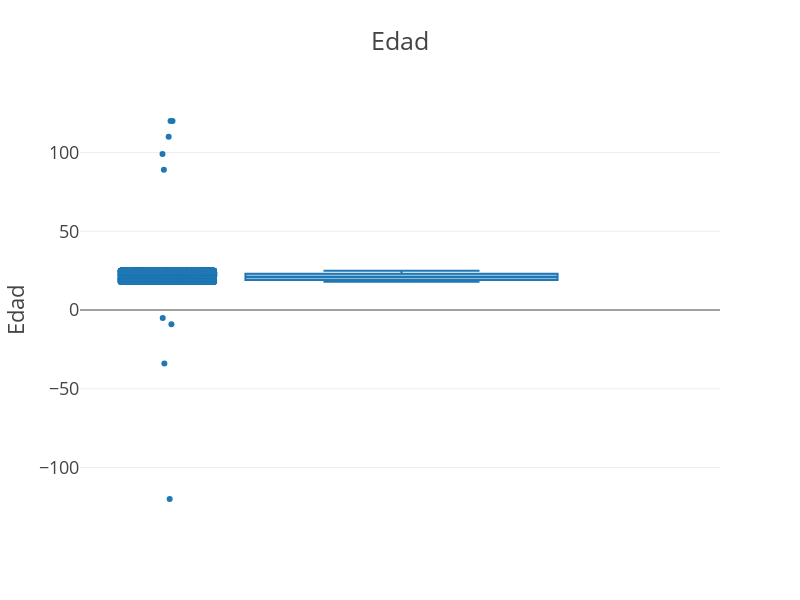

Write notebook code for a chart like this one.
### Code cell
px.box(data_frame=df
    , y="Edad"
    , width=800, height=600
    , points="all"
    , notched=True   
    , title="Edad"
    , template='presentation'
    )

### Figure 1 — Plotly figure (JSON) as saved in the notebook; plotly's stock layout.template omitted (floating-point values rounded to 4 significant figures; data arrays with more than 128 entries replaced by an {"elided": "..."} marker saying what was removed)
{"data": [{"alignmentgroup": "True", "boxpoints": "all", "hovertemplate": "Edad=%{y}<extra></extra>", "legendgroup": "", "marker": {"color": "#1F77B4"}, "name": "", "notched": true, "offsetgroup": "", "orientation": "v", "showlegend": false, "type": "box", "x0": " ", "xaxis": "x", "y": {"elided": "9063 int values"}, "y0": " ", "yaxis": "y"}], "layout": {"boxmode": "group", "height": 600, "legend": {"tracegroupgap": 0}, "title": {"text": "Edad"}, "width": 800, "xaxis": {"anchor": "y", "domain": [0, 1]}, "yaxis": {"anchor": "x", "domain": [0, 1], "title": {"text": "Edad"}}}}
